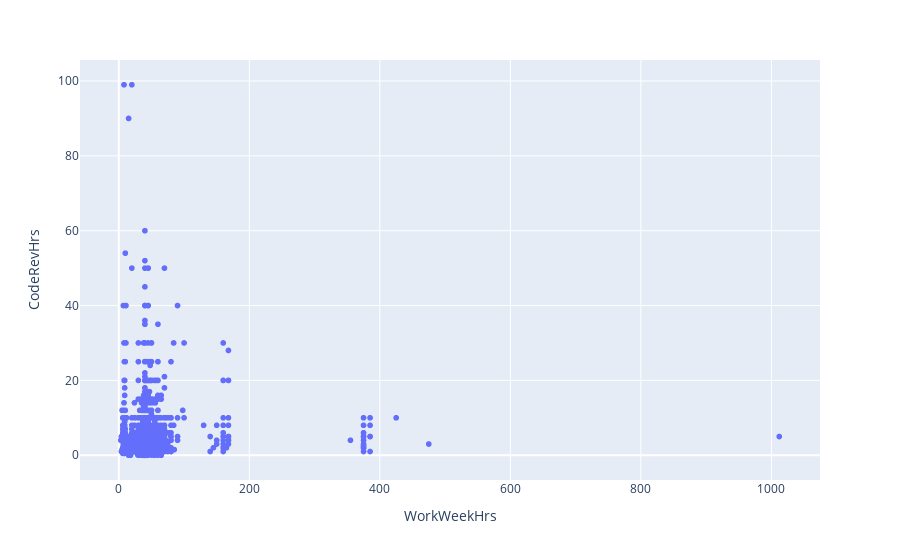

The code cell stored with this chart in its notebook:
### Code cell
px.scatter(df, x='WorkWeekHrs', y='CodeRevHrs')

### Figure 1 — Plotly figure (JSON) as saved in the notebook; plotly's stock layout.template omitted (floating-point values rounded to 4 significant figures; data arrays with more than 128 entries replaced by an {"elided": "..."} marker saying what was removed)
{"data": [{"hovertemplate": "WorkWeekHrs=%{x}<br>CodeRevHrs=%{y}<extra></extra>", "legendgroup": "", "marker": {"color": "#636efa", "symbol": "circle"}, "mode": "markers", "name": "", "showlegend": false, "type": "scattergl", "x": {"elided": "11398 float values"}, "xaxis": "x", "y": {"elided": "11398 float values"}, "yaxis": "y"}], "layout": {"legend": {"tracegroupgap": 0}, "margin": {"t": 60}, "xaxis": {"anchor": "y", "domain": [0, 1], "title": {"text": "WorkWeekHrs"}}, "yaxis": {"anchor": "x", "domain": [0, 1], "title": {"text": "CodeRevHrs"}}}}
